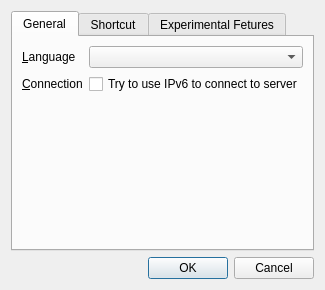
<?xml version="1.0" encoding="UTF-8"?>
<ui version="4.0">
 <class>ConfigureDialog</class>
 <widget class="QDialog" name="ConfigureDialog">
  <property name="windowTitle">
   <string>Configuration</string>
  </property>
  <layout class="QVBoxLayout">
   <item>
    <widget class="QTabWidget" name="configureTab">
     <widget class="QWidget" name="generalTab">
      <attribute name="title">
       <string>General</string>
      </attribute>
      <layout class="QFormLayout" name="formLayout">
       <property name="fieldGrowthPolicy">
        <enum>QFormLayout::AllNonFixedFieldsGrow</enum>
       </property>
       <item row="0" column="0">
        <widget class="QLabel" name="languageLabel">
         <property name="text">
          <string>&amp;Language</string>
         </property>
         <property name="buddy">
          <cstring>languageComboBox</cstring>
         </property>
        </widget>
       </item>
       <item row="0" column="1">
        <widget class="QComboBox" name="languageComboBox"/>
       </item>
       <item row="1" column="0">
        <widget class="QLabel" name="connectLabel">
         <property name="text">
          <string>&amp;Connection</string>
         </property>
         <property name="buddy">
          <cstring>ipv6CheckBox</cstring>
         </property>
        </widget>
       </item>
       <item row="1" column="1">
        <widget class="QCheckBox" name="ipv6CheckBox">
         <property name="text">
          <string>Try to use IPv6 to connect to server</string>
         </property>
        </widget>
       </item>
      </layout>
     </widget>
     <widget class="QWidget" name="shortcutTab">
      <attribute name="title">
       <string>Shortcut</string>
      </attribute>
      <layout class="QVBoxLayout" name="verticalLayout">
       <item>
        <widget class="QTreeView" name="shortcutView">
         <property name="animated">
          <bool>true</bool>
         </property>
        </widget>
       </item>
      </layout>
     </widget>
     <widget class="QWidget" name="experimentalTab">
      <attribute name="title">
       <string>Experimental Fetures</string>
      </attribute>
      <layout class="QVBoxLayout" name="verticalLayout_2">
       <item>
        <widget class="QCheckBox" name="checkBox">
         <property name="text">
          <string>Disable IME when painting</string>
         </property>
         <property name="checked">
          <bool>true</bool>
         </property>
        </widget>
       </item>
       <item>
        <widget class="QCheckBox" name="checkBox_2">
         <property name="text">
          <string>Notify me when new messages arrive</string>
         </property>
         <property name="checked">
          <bool>true</bool>
         </property>
        </widget>
       </item>
       <item>
        <spacer name="verticalSpacer">
         <property name="orientation">
          <enum>Qt::Vertical</enum>
         </property>
         <property name="sizeHint" stdset="0">
          <size>
           <width>20</width>
           <height>40</height>
          </size>
         </property>
        </spacer>
       </item>
      </layout>
     </widget>
    </widget>
   </item>
   <item>
    <widget class="QDialogButtonBox" name="okCancelBox">
     <property name="orientation">
      <enum>Qt::Horizontal</enum>
     </property>
     <property name="standardButtons">
      <set>QDialogButtonBox::Cancel|QDialogButtonBox::Ok</set>
     </property>
    </widget>
   </item>
  </layout>
 </widget>
 <resources/>
 <connections>
  <connection>
   <sender>okCancelBox</sender>
   <signal>accepted()</signal>
   <receiver>ConfigureDialog</receiver>
   <slot>accept()</slot>
   <hints>
    <hint type="sourcelabel">
     <x>248</x>
     <y>254</y>
    </hint>
    <hint type="destinationlabel">
     <x>157</x>
     <y>274</y>
    </hint>
   </hints>
  </connection>
  <connection>
   <sender>okCancelBox</sender>
   <signal>rejected()</signal>
   <receiver>ConfigureDialog</receiver>
   <slot>reject()</slot>
   <hints>
    <hint type="sourcelabel">
     <x>316</x>
     <y>260</y>
    </hint>
    <hint type="destinationlabel">
     <x>286</x>
     <y>274</y>
    </hint>
   </hints>
  </connection>
 </connections>
</ui>
